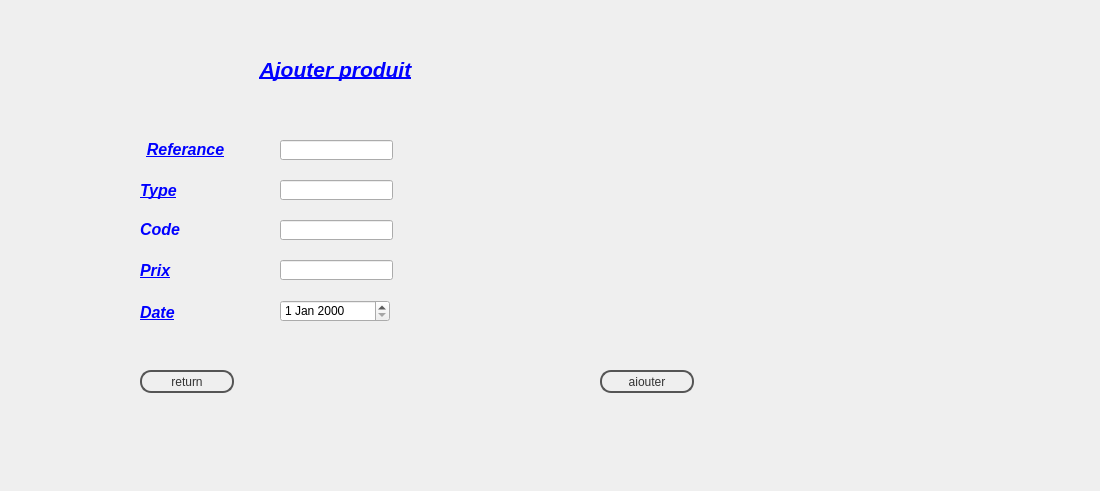
<?xml version="1.0" encoding="UTF-8"?>
<ui version="4.0">
 <class>ajouterproduit</class>
 <widget class="QDialog" name="ajouterproduit">
  <property name="geometry">
   <rect>
    <x>0</x>
    <y>0</y>
    <width>1100</width>
    <height>491</height>
   </rect>
  </property>
  <property name="windowTitle">
   <string>ajouter produit </string>
  </property>
  <widget class="QLabel" name="label">
   <property name="geometry">
    <rect>
     <x>-4</x>
     <y>2</y>
     <width>1281</width>
     <height>691</height>
    </rect>
   </property>
   <property name="text">
    <string/>
   </property>
   <property name="scaledContents">
    <bool>true</bool>
   </property>
  </widget>
  <widget class="QLineEdit" name="ref">
   <property name="geometry">
    <rect>
     <x>280</x>
     <y>140</y>
     <width>113</width>
     <height>20</height>
    </rect>
   </property>
  </widget>
  <widget class="QLabel" name="label_2">
   <property name="geometry">
    <rect>
     <x>240</x>
     <y>60</y>
     <width>191</width>
     <height>31</height>
    </rect>
   </property>
   <property name="text">
    <string>&lt;!DOCTYPE HTML PUBLIC &quot;-//W3C//DTD HTML 4.0//EN&quot; &quot;http://www.w3.org/TR/REC-html40/strict.dtd&quot;&gt;
&lt;html&gt;&lt;head&gt;&lt;meta name=&quot;qrichtext&quot; content=&quot;1&quot; /&gt;&lt;style type=&quot;text/css&quot;&gt;
p, li { white-space: pre-wrap; }
&lt;/style&gt;&lt;/head&gt;&lt;body style=&quot; font-family:'MS Shell Dlg 2'; font-size:8pt; font-weight:400; font-style:normal;&quot;&gt;
&lt;p align=&quot;center&quot; style=&quot; margin-top:12px; margin-bottom:12px; margin-left:0px; margin-right:0px; -qt-block-indent:0; text-indent:0px;&quot;&gt;&lt;span style=&quot; font-size:24pt; font-weight:600; font-style:italic; text-decoration: underline; color:#0000ff; vertical-align:super;&quot;&gt;Ajouter produit&lt;/span&gt;&lt;/p&gt;&lt;/body&gt;&lt;/html&gt;</string>
   </property>
  </widget>
  <widget class="QLineEdit" name="type">
   <property name="geometry">
    <rect>
     <x>280</x>
     <y>180</y>
     <width>113</width>
     <height>20</height>
    </rect>
   </property>
  </widget>
  <widget class="QLineEdit" name="code">
   <property name="geometry">
    <rect>
     <x>280</x>
     <y>220</y>
     <width>113</width>
     <height>20</height>
    </rect>
   </property>
  </widget>
  <widget class="QLineEdit" name="prix">
   <property name="geometry">
    <rect>
     <x>280</x>
     <y>260</y>
     <width>113</width>
     <height>20</height>
    </rect>
   </property>
  </widget>
  <widget class="QDateEdit" name="date">
   <property name="geometry">
    <rect>
     <x>280</x>
     <y>300</y>
     <width>110</width>
     <height>22</height>
    </rect>
   </property>
  </widget>
  <widget class="QLabel" name="label_3">
   <property name="geometry">
    <rect>
     <x>130</x>
     <y>140</y>
     <width>111</width>
     <height>20</height>
    </rect>
   </property>
   <property name="text">
    <string>&lt;html&gt;&lt;head/&gt;&lt;body&gt;&lt;p align=&quot;center&quot;&gt;&lt;span style=&quot; font-size:12pt; font-weight:600; font-style:italic; text-decoration: underline; color:#0000ff;&quot;&gt;Referance&lt;/span&gt;&lt;/p&gt;&lt;/body&gt;&lt;/html&gt;</string>
   </property>
  </widget>
  <widget class="QLabel" name="label_4">
   <property name="geometry">
    <rect>
     <x>140</x>
     <y>180</y>
     <width>71</width>
     <height>21</height>
    </rect>
   </property>
   <property name="text">
    <string>&lt;html&gt;&lt;head/&gt;&lt;body&gt;&lt;p&gt;&lt;span style=&quot; font-size:12pt; font-weight:600; font-style:italic; text-decoration: underline; color:#0000ff;&quot;&gt;Type&lt;/span&gt;&lt;/p&gt;&lt;/body&gt;&lt;/html&gt;</string>
   </property>
  </widget>
  <widget class="QLabel" name="label_5">
   <property name="geometry">
    <rect>
     <x>140</x>
     <y>220</y>
     <width>51</width>
     <height>16</height>
    </rect>
   </property>
   <property name="text">
    <string>&lt;html&gt;&lt;head/&gt;&lt;body&gt;&lt;p&gt;&lt;span style=&quot; font-size:12pt; font-weight:600; font-style:italic; text-decoration: underline; color:#0000ff;&quot;&gt;Code&lt;/span&gt;&lt;/p&gt;&lt;/body&gt;&lt;/html&gt;</string>
   </property>
  </widget>
  <widget class="QLabel" name="label_6">
   <property name="geometry">
    <rect>
     <x>140</x>
     <y>260</y>
     <width>61</width>
     <height>21</height>
    </rect>
   </property>
   <property name="text">
    <string>&lt;html&gt;&lt;head/&gt;&lt;body&gt;&lt;p&gt;&lt;span style=&quot; font-size:12pt; font-weight:600; font-style:italic; text-decoration: underline; color:#0000ff;&quot;&gt;Prix&lt;/span&gt;&lt;/p&gt;&lt;/body&gt;&lt;/html&gt;</string>
   </property>
  </widget>
  <widget class="QLabel" name="label_7">
   <property name="geometry">
    <rect>
     <x>140</x>
     <y>302</y>
     <width>61</width>
     <height>21</height>
    </rect>
   </property>
   <property name="text">
    <string>&lt;html&gt;&lt;head/&gt;&lt;body&gt;&lt;p&gt;&lt;span style=&quot; font-size:12pt; font-weight:600; font-style:italic; text-decoration: underline; color:#0000ff;&quot;&gt;Date&lt;/span&gt;&lt;/p&gt;&lt;/body&gt;&lt;/html&gt;</string>
   </property>
  </widget>
  <widget class="QPushButton" name="pushButton">
   <property name="geometry">
    <rect>
     <x>600</x>
     <y>370</y>
     <width>94</width>
     <height>23</height>
    </rect>
   </property>
   <property name="styleSheet">
    <string notr="true">color: #333;
border: 2px solid #555;
border-radius: 11px;
padding: 5px;
background: qradialgradient(cx: 0.3, cy: -0.4,
fx: 0.3, fy: -0.4,
radius: 1.35, stop: 0 #fff, stop: 1 #888);
min-width: 80px;</string>
   </property>
   <property name="text">
    <string>ajouter</string>
   </property>
  </widget>
  <widget class="QPushButton" name="pushButton_5">
   <property name="geometry">
    <rect>
     <x>140</x>
     <y>370</y>
     <width>94</width>
     <height>23</height>
    </rect>
   </property>
   <property name="styleSheet">
    <string notr="true">color: #333;
border: 2px solid #555;
border-radius: 11px;
padding: 5px;
background: qradialgradient(cx: 0.3, cy: -0.4,
fx: 0.3, fy: -0.4,
radius: 1.35, stop: 0 #fff, stop: 1 #888);
min-width: 80px;</string>
   </property>
   <property name="text">
    <string>return</string>
   </property>
  </widget>
 </widget>
 <resources/>
 <connections/>
</ui>
